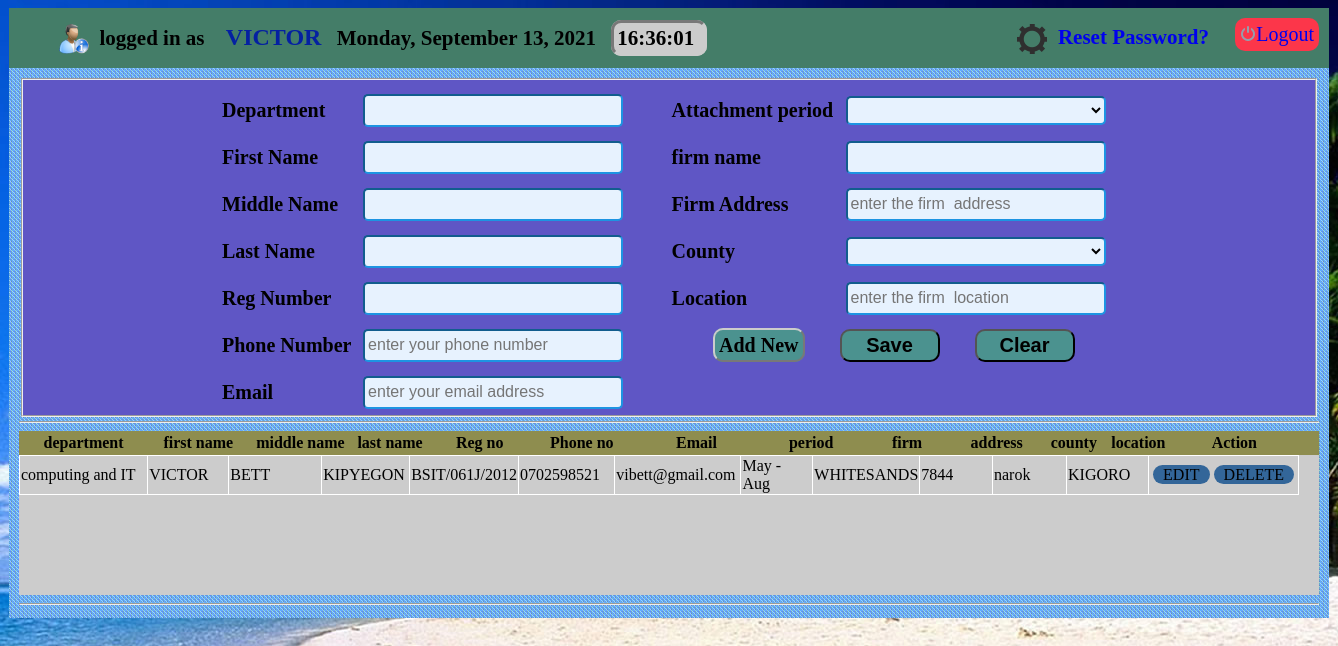
Page /user_panel.php (signed in) on the committed database.
### tables this page shows
CREATE TABLE IF NOT EXISTS `user_details` (
  `id` int(10) NOT NULL AUTO_INCREMENT,
  `dept` varchar(40) NOT NULL,
  `fname` varchar(20) NOT NULL,
  `mname` varchar(20) NOT NULL,
  `lname` varchar(20) NOT NULL,
  `regno` varchar(20) NOT NULL,
  `password` varchar(50) NOT NULL,
  PRIMARY KEY (`id`)
);

CREATE TABLE IF NOT EXISTS `main` (
  `id` int(10) NOT NULL AUTO_INCREMENT,
  `dept` varchar(40) NOT NULL,
  `fname` varchar(20) NOT NULL,
  `mname` varchar(20) NOT NULL,
  `lname` varchar(20) NOT NULL,
  `regno` varchar(20) NOT NULL,
  `phone` varchar(20) NOT NULL,
  `email` varchar(20) NOT NULL,
  `period` varchar(15) NOT NULL,
  `firm_name` varchar(20) NOT NULL,
  `firm_address` varchar(15) NOT NULL,
  `county` varchar(15) NOT NULL,
  `location` varchar(25) NOT NULL,
  `letter` varchar(30) NOT NULL,
  PRIMARY KEY (`id`)
);

### session.php (called while the page is built, shortened)
<?php
$connection = mysql_connect("localhost", "root", "");
if($user_check=$_SESSION['login_user']){
$user_qr=mysql_query("select * from user_details where regno='$user_check'", $connection);
$row = mysql_fetch_assoc($user_qr);
$login_session =$row['fname'];
}
?>

### user_panel.php (the view, shortened to what this page needs)
<?php include'session.php'; ?>
<?php
$username = $_SESSION['login_user'];
$query_view = "select * from main where regno ='$username'";
 $result_view =mysql_query($query_view) or die (mysql_error());
 $rows = mysql_fetch_array($result_view);
?>
<!DOCTYPE html>
<head>
<link href="css/style.css" rel="stylesheet" type="text/css"/>
<?php include('header_user.php'); ?>
</head>
<body onLoad="startTime()">
<div id="user_wrapper">
<div id="user_content">
   <form action="" method="post" >
   <fieldset style="height:319px;  background:#5F56C5;" >
   <table width="900px" align="center">
    <tr>
      <td>Department</td>
      <td>
       <p class="textbox">
   </p>
      </td>
      <td rowspan="8" width="30px">&nbsp;</td>
      <td>Attachment period</td>
      <td>
      <select name="period" class="combo">
      <option selected><?php echo $period;  ?> </option>
      <option value="Jan - April">Jan - April</option>
      </select>
      </td>
    </tr>
    <tr>
      <td>First Name</td>
      <td>
  <p class="textbox">
   </p>
      </td>
      <td>firm name</td>
      <td>
      <input type="text" name="firm_name" placeholder="enter the firm name" class="textbox" value=" <?php echo $firm_name;  ?> " required/>
      </td>
    </tr>
    <tr>
      <td>Middle Name</td>
      <td>
       <p class="textbox">
   </p>
      </td>
      <td>Firm Address</td>
      <td>
      <input type="text" name="firm_address" placeholder="enter the firm  address" class="textbox" value="<?php echo $firm_address;?>" required/>
      </td>
    </tr>
    <tr>
      <td>Last Name</td>
      <td>
       <p class="textbox">
   </p>
      </td>
      <td>County</td>
      <td>
      <select name="county" class="combo" required>
      <option  selected><?php echo $county;?></option>
      <option value="Nairobi">Nairobi</option>
      </select>
      </td>
    </tr>
    <tr>
      <td>Reg Number</td>
      <td>
       <p class="textbox">
   </p>
      </td>
      <td>Location</td>
      <td>
      <input type="text" name="location" placeholder="enter the firm  location" class="textbox" value="<?php echo $location;?>" required/>
      </td>
    </tr>
    <tr>
      <td>Phone Number</td>
      <td>
	  <input type="text" placeholder="enter your phone number" maxlength="10" name="phone" class="textbox" required pattern="^\d{10}$"   oninvalid="this.setCustomValidity('Enter a valid phone number')"   oninput="setCustomValidity('')" value="<?php echo $phone;?>" />
      </td>
      <td  colspan="2" align="center">
      <a href="user_panel.php?action=add&id=<?php echo $rows["id"]; ?>" class="buttonlink_small">Add New</a>
      <input type="submit" name="Save" class="button" value="Save" onclick='Javascript:checkEmail();'/ >
       <input type="reset" value="Clear" name="clear" class="button"/>
      </td>
    </tr>
    <tr>
      <td>Email</td>
      <td>
      <input type="text" id='txtEmail' name="email" placeholder="enter your email address" class="textbox" value="<?php echo $email;?>" required />
      </td>
	  <td colspan="2">
	  </td>
    </tr>
   </table>
   </fieldset>
   </form>
</div>
<div style="float:left; width:1300px;">
<hr>
</div>
<div id="table_view">
<div id="user_table_th">
<table width="1280">
  <tr>
   <th width="10%">department</th>
   <th width="8%">first name</th>
   <th width="8%">middle name</th>
   <th width="6%">last name</th>
   <th width="8%">Reg no</th>
   <th width="8%">Phone no</th>
   <th width="10%">Email</th>
   <th width="8%"> period</th>
   <th width="7%">firm</th>
   <th width="7%">address</th>
   <th width="5%">county</th>
   <th width="5%">location</th>
   <th width="10%">Action</th>
  </tr>
  </table>
  </div>
  <div id="table_details">
  <form method="get">
   <table width="1280px;" border="1px" style="border:#FFF; border-collapse:collapse; border-width:thin; background:#CCC; ">
 <?php
 $username = $_SESSION['login_user'];
 $query_view = "select * from main where regno ='$username'";
 $result_view =mysql_query($query_view) or die (mysql_error());
 while($rows = mysql_fetch_array($result_view)){
	 ?>
     <tr>
     <td width="12%"><?php echo $rows['dept']; ?></td>
     <td width="7%"><?php echo $rows['fname']; ?></td>
     <td width="9%"><?php echo $rows['mname']; ?></td>
     <td width="7%"><?php echo $rows['lname']; ?></td>
     <td width="7%"><?php echo $rows['regno']; ?></td>
     <td width="8%" ><?php echo $rows['phone']; ?></td>
     <td width="10%"><?php echo $rows['email']; ?></td>
     <td width="7%"><?php echo $rows['period']; ?></td>
     <td width="7%" ><?php echo $rows['firm_name']; ?></td>
     <td width="7%"><?php echo $rows['firm_address']; ?></td>
     <td width="7%"><?php echo $rows['county']; ?></td>
     <td width="7%"><?php echo $rows['location']; ?></td>
     <td width="5%">
        <table>
          <tr>
     <td align="left">
 <a href='user_panel.php?action=edit&id=<?php echo $rows["id"]; ?>' class="buttontbl">EDIT</a></td>
    <td width="55%" align="left">
<a onClick='return confirm("are you sure you want to delete");' href='user_panel.php?action=delete&id=<?php echo $rows["id"]; ?>' class="buttontbl">DELETE</a></td>
            </tr>
      </table>
     </td>
     </tr>
     <?php
	 }
 ?>
</table>
</div>
<hr>
</div>
</div>
</body>
</html>

### header_user.php (shortened to what this page needs)
?><head>
<link href="css/style.css" rel="stylesheet" type="text/css"/>
</head>
<div id="header">
   <div id="leftside">
    <ul>
  <li>
 <img src="images/user-info-icon.png" align="left" width="30" height="30"/>&nbsp;&nbsp;logged in as &nbsp;&nbsp;<strong style="color:#0420A2; font-size:24px;">
<?php echo $login_session; ?></strong>
  </li>
  <li>
  </li>
   <li id="txt" >
  </li>
  <li>&nbsp;</li>
  <li>&nbsp;</li>
  <li style="float:right;  " id="reset_button" >
  <a href="reset_password.php" style="text-decoration:none;" ><img src="images/settings.png" align="absmiddle";/>&nbsp;&nbsp;Reset Password?</a>
  </li>
</ul>
</div>
<div id="logout">
<a href="logout.php"><img src="images/menu-logoff.png"/>Logout</a>
</div>
</div>

### css/style.css (style rules this page uses)
body { background:url(../images/bac.jpg); }
.textbox { color:#000; width: 250px; font-size: 16px; padding: 3px; margin:5px; border-radius: 5px; border: inset 2px; border-color: #1d94e2; background-color:#e7f2fe; height:23px; }
.combo { color:#000; width: 260px; font-size: 16px; padding: 3px; margin:5px; border-radius: 5px; border: inset 2px; border-color: #1d94e2; background-color:#e7f2fe; }
.button { width:100px; font-size:20px; font-weight:bold; padding:3px; border-radius:10px; background:#4B928F; text-decoration:none; }
#user_wrapper { width:1300px; margin:auto; height:530px; background:url(../images/back_content_ark.gif); padding:10px 10px 10px 10px; }
#user_content { width:1300px; float:left; height:335px; }
#user_content td { font-size:20px; color:#000; font-weight:bold; font-family:"Times New Roman", Times, serif }
#table_view { width:1300px; height:auto; float:left; }
#user_table_th { background:#8E8D4F; }
#table_details { width:1300px; height:140px; background:#CCC; overflow-y:auto; }
#table_details td { border-color:#FFF; }
.buttonlink_small { width:100px; font-size:20px; font-weight:5px; padding:4px; border-radius:10px; background:#4B928F; text-decoration:none; border:outset; border-color:#CCC; border-width:2px; color:#000; }
.buttontbl { font-size: 16px; padding:1px 10px 1px 10px; width: 150px; border-radius: 10px; background-color:#369; color:#000; cursor:default; text-decoration:none; }
#header { width:1300px; background:#447D68; margin:auto; clear:both; height:50px; padding:0px 10px 10px 10px; }
#leftside { float:left; width:1200px; }
#leftside ul li { display:inline; list-style:none; font-weight:bold; padding-right:10px; font-size:21px; }
#txt { padding:3px; background:#CCC; border-radius:10px; border-style:inset; border-color:#CCC; width:120px; }
#logout { float:right; width:auto; height:auto; font-size:20px; background:#FC364A; border-radius:10px; padding:5px; margin-top:10px; }
#logout a { text-decoration:none; }

### rows in the picture
user_details: fname "VICTOR"
main: dept "computing and IT", fname "VICTOR", mname "BETT", lname "KIPYEGON", regno "BSIT/061J/2012", phone "0702598521", email "vibett@gmail.com", period "May - Aug", firm_name "WHITESANDS", firm_address "7844", county "narok", location "KIGORO"
